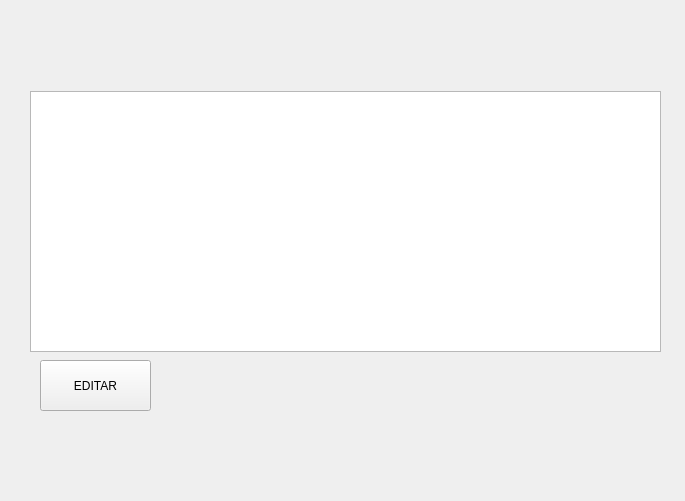
<?xml version="1.0" encoding="UTF-8"?>
<ui version="4.0">
 <class>ListUser</class>
 <widget class="QWidget" name="ListUser">
  <property name="geometry">
   <rect>
    <x>0</x>
    <y>0</y>
    <width>685</width>
    <height>501</height>
   </rect>
  </property>
  <property name="windowTitle">
   <string>Lista Usuario</string>
  </property>
  <widget class="QTableWidget" name="ListaUsuarios">
   <property name="geometry">
    <rect>
     <x>30</x>
     <y>91</y>
     <width>631</width>
     <height>261</height>
    </rect>
   </property>
  </widget>
  <widget class="QPushButton" name="EditarBtn">
   <property name="geometry">
    <rect>
     <x>40</x>
     <y>360</y>
     <width>111</width>
     <height>51</height>
    </rect>
   </property>
   <property name="text">
    <string>EDITAR</string>
   </property>
  </widget>
 </widget>
 <resources/>
 <connections/>
</ui>
